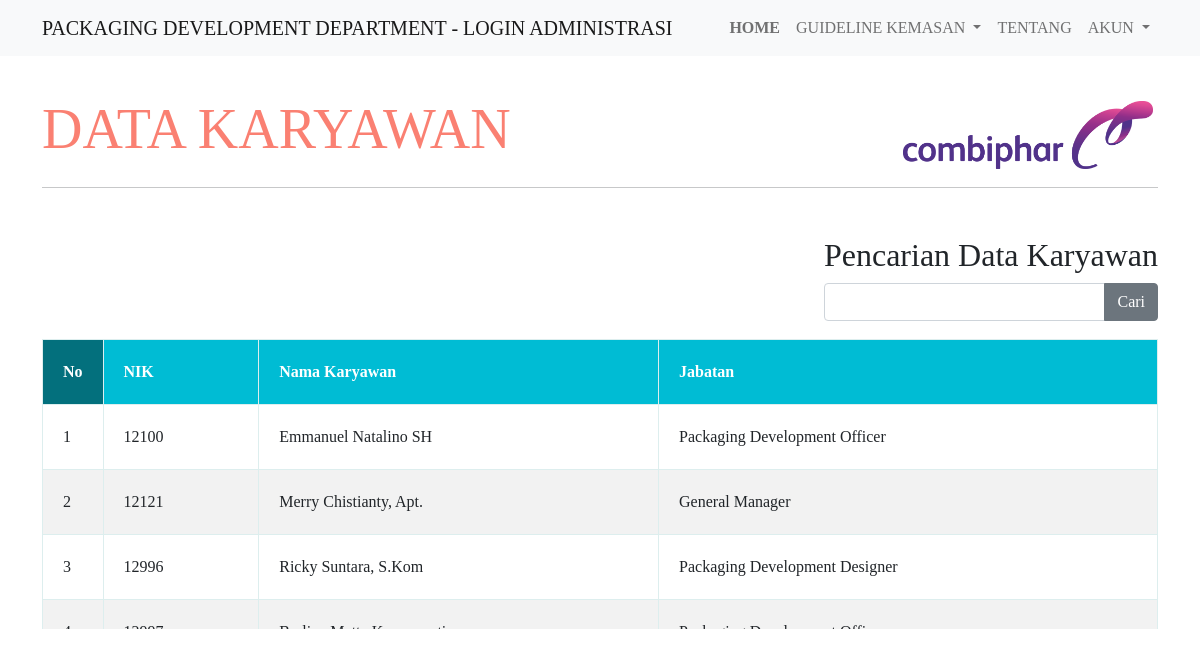
Screenshot of /page/admin/data-karyawan/data-karyawan.php (signed in) with the database file from the repository.
### tables this page shows
CREATE TABLE `tb_karyawan` (
  `nik` int(8) NOT NULL,
  `nama_karyawan` varchar(50) NOT NULL,
  `jabatan` varchar(50) NOT NULL,
  `email` varchar(100) DEFAULT NULL,
  `tgl_lahir` date DEFAULT NULL,
  `gender` enum('L','P') DEFAULT NULL,
  `alamat` text,
  `no_telp` varchar(20) DEFAULT NULL,
  PRIMARY KEY (`nik`)
);

### page/admin/data-karyawan/data-karyawan.php (the view, shortened to what this page needs)
<!DOCTYPE html>
<html lang="en">
<head>
  <link rel="stylesheet" type="text/css" href="../../../style/style-idsup11.css">
  <link href="https://cdn.jsdelivr.net/npm/bootstrap@5.0.0-beta1/dist/css/bootstrap.min.css" rel="stylesheet">
</head>
<body>
  <nav class="navbar navbar-expand-lg navbar-light bg-light fixed-top" id="mainNav">
    <div class="container">
      <a class="navbar-brand" href="#page-top">PACKAGING DEVELOPMENT DEPARTMENT - LOGIN <?php echo strtoupper($_SESSION['level']); ?></a>
      <div class="collapse navbar-collapse justify-content-end" id="navbarNav">
        <ul class="navbar-nav navbar-nav ml-auto">
          <li class="nav-item active">
            <a class="nav-link js-scroll-trigger" aria-current="page" href="../../../page/admin/menu-utama-admin.php"><strong>HOME</strong></a>
          </li>
          <li class="nav-item dropdown">
            <a class="nav-link dropdown-toggle" href="#akun" id="navbarDropdown" role="button" data-bs-toggle="dropdown" aria-expanded="false">
              GUIDELINE KEMASAN
            </a>
          <li class="nav-item">
            <a class="nav-link js-scroll-trigger" href="../../../page/admin/tentang.php">TENTANG</a>
          </li>
          <li class="nav-item dropdown">
            <a class="nav-link dropdown-toggle" href="#akun" id="navbarDropdown" role="button" data-bs-toggle="dropdown" aria-expanded="false">
              AKUN
            </a>
        </ul>
      </div>
    </div>
  </nav>
  <div class="jumbotron">
    <div class="container">
      <br>
      <br><br><br>
      <img class="kiri" src="../../../image/logo combiphar ungu.png" width="250px" />
      <h1 class="display-4">DATA KARYAWAN</h1>
      <hr class="my-4">
    </div>
    <br>
  </div>
  <div class="list-data">
    <div class="container">
      <div class="d-flex justify-content-between w-100 align-items-end">
        <div>
          <form method="GET">
            <h2>Pencarian Data Karyawan</h2>
            <div class="input-group">
              <input type="text" name="kata_cari" class="form-control" value="<?php if (isset($_GET['kata_cari'])) {
                                                                                echo $_GET['kata_cari'];
                                                                              } ?>" />
              <button class="btn btn-secondary input-group-text" type="submit">Cari</button>
            </div>
        </div>
      </div>
      <div class="table-box mt-2">
        <table>
          <thead>
            <tr>
              <th>No</th>
              <th>NIK</th>
              <th>Nama Karyawan</th>
              <th>Jabatan</th>
            </tr>
          </thead>
          <tbody>
            <?php
            include("../../../system/koneksi.php");
            $no_urut = 0;
            if (isset($_GET['kata_cari'])) {
              $kata_cari = $_GET['kata_cari'];
              $query = "SELECT * FROM tb_karyawan WHERE nik like '%" . $kata_cari . "%' OR nama_karyawan like '%" . $kata_cari . "%' OR jabatan like '%" . $kata_cari . "%' ORDER BY nik ASC";
            } else {
              $query = "SELECT * FROM tb_karyawan ORDER BY nik ASC";
            }
            $result = mysqli_query($db, $query);
            while ($row = mysqli_fetch_assoc($result)) {
              $no_urut++;
              echo "<tr>";
              echo "<td>" . $no_urut . "</td>";
              echo "<td>" . $row['nik'] . "</td>";
              echo "<td>" . $row['nama_karyawan'] . "</td>";
              echo "<td>" . $row['jabatan'] . "</td>";
              echo "</tr>";
            }
            ?>
          </tbody>
        </table>
      </div>
    </div>
  </div>
</body>
</html>

### style/style-idsup11.css (style rules this page uses)
.jumbotron { background : cover; background-size: 100% 100%; -webkit-background-size: 100% 100%; -moz-background-size: 100% 100%; -o-background-size: 100% 100%; }
img.kiri { float: right; margin: 5px; }
.table-box { width: 100%; height: 300px; overflow-y: auto; background: #fff; }
table, th, td { border-collapse: collapse; text-align: left; }
th { position: sticky; top: 0; background-color: #00bcd4; color: #fff; box-sizing: border-box; }
tr th:nth-child(1) { width: 60px; text-align: center; background : #03707d; }

### page/admin/data-karyawan/data-karyawan.php (style rules this page uses)
* { font-family: "Trebuchet MS"; }
h1 { text-transform: uppercase; color: salmon; }
table { border: 1px solid #ddeeee; border-collapse: collapse; border-spacing: 0; width: 100%; margin: 10px auto 10px auto; }
th, td { border: 1px solid #ddeeee; padding: 20px; text-align: left; }
tr:nth-child(even) { background-color: #f2f2f2; }

### rows the page displays
tb_karyawan: nik "12100", nama_karyawan "Emmanuel Natalino SH", jabatan "Packaging Development Officer"
tb_karyawan: nik "12121", nama_karyawan "Merry Chistianty, Apt.", jabatan "General Manager"
tb_karyawan: nik "12996", nama_karyawan "Ricky Suntara, S.Kom", jabatan "Packaging Development Designer"

### other values shown
$_SESSION['level'] "ADMINISTRASI"
